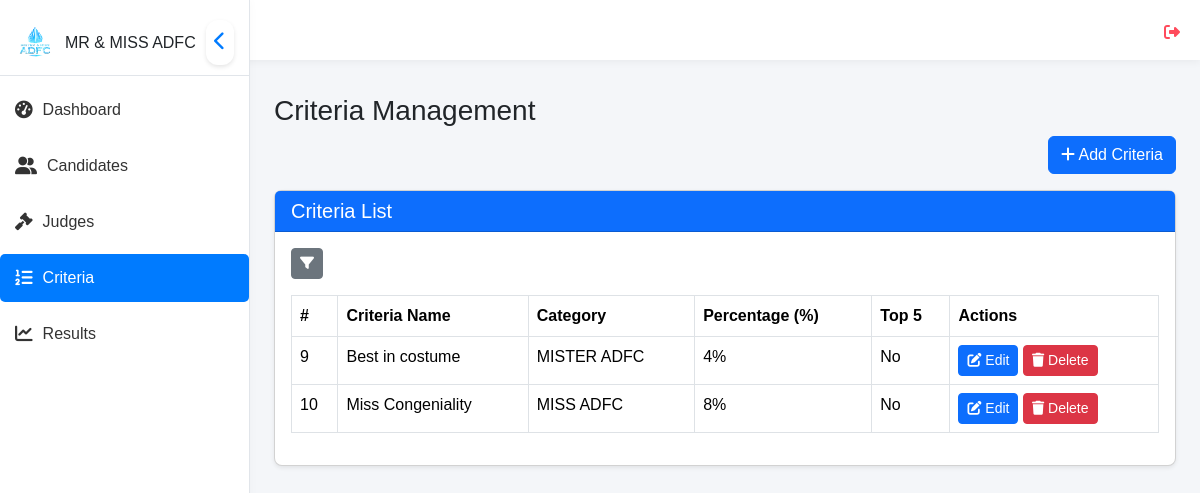
Page /views/admin/criteria.php (signed in) on the earlier database version.
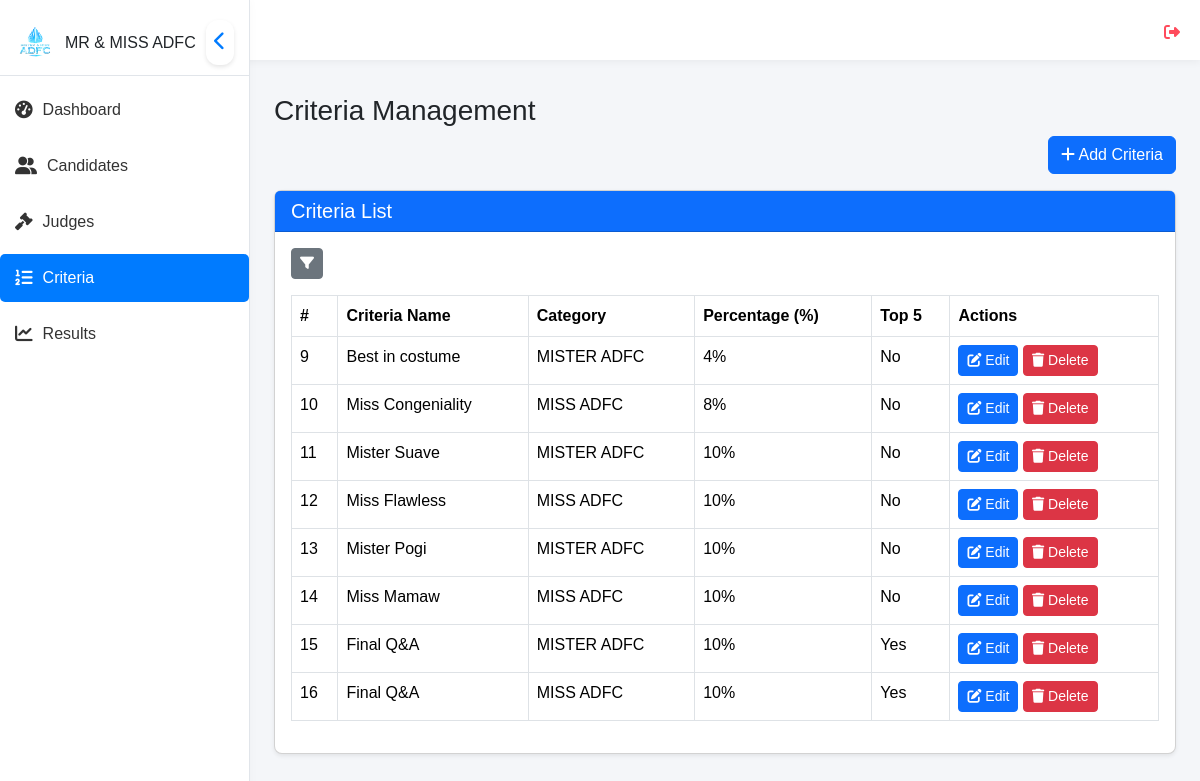
Same page on the later database version.
### tables this page shows
CREATE TABLE `criteria` (
  `id` int(11) NOT NULL,
  `name` varchar(255) NOT NULL,
  `percentage` int(11) NOT NULL,
  `category` varchar(255) NOT NULL,
  `top5` tinyint(1) DEFAULT 0
);

### views/admin/criteria.php (the view, shortened to what this page needs)
<?php
require '../../database/connection.php';
$query = "SELECT * FROM criteria";
$result = $conn->query($query);
?>
<!DOCTYPE html>
<html lang="en">
<head>
    <link rel="stylesheet" href="../../assets/css/bootstrap.min.css">
    <link rel="stylesheet" href="../../assets/css/all.min.css">
    <link rel="stylesheet" href="../../assets/css/style.css">
    <link rel="stylesheet" href="../../assets/css/sweetalert2.min.css">
    <link href="../../assets/css/datatables.min.css" rel="stylesheet">
</head>
<body>
<?php include '../components/sidebar.php'; ?>
<?php include '../components/topbar.php'; ?>
<div class="content p-4" id="content">
<h3>Criteria Management</h3>
<div class="d-flex justify-content-end">
    <button class="btn btn-primary mb-3" data-bs-toggle="modal" data-bs-target="#addCriteriaModal">
        <i class="fas fa-plus"></i> Add Criteria
    </button>
</div>
<div class="card shadow-sm rounded-3">
    <div class="card-header bg-primary text-white">
        <h5 class="mb-0">Criteria List</h5>
    </div>
    <div class="card-body">
        <div class="table-responsive">
        <div class="mb-3">
        <div class="position-relative d-inline-block">
    <button id="filterBtn" class="btn btn-secondary btn-sm">
        <i class="fas fa-filter"></i>
    </button>
</div>
    </div>
             <table id="criteriaTable" class="table table-bordered table-hover">
                <thead>
                    <tr>
                        <th>#</th>
                        <th>Criteria Name</th>
                        <th>Category</th>
                        <th>Percentage (%)</th>
                        <th>Top 5</th>
                        <th>Actions</th>
                    </tr>
                </thead>
                <tbody id="criteriaTable">
                    <?php while ($row = $result->fetch_assoc()): ?>
                        <tr id="row-<?= $row['id'] ?>">
                            <td><?= $row['id'] ?></td>
                            <td><?= $row['name'] ?></td>
                            <td><?= $row['category'] ?></td>
                            <td><?= $row['percentage'] ?>%</td>
                            <td><?= $row['top5'] ? 'Yes' : 'No' ?></td> <td>
                                <button class="btn btn-primary btn-sm edit-btn"
                                        data-id="<?= $row['id'] ?>"
                                        data-name="<?= $row['name'] ?>"
                                        data-category="<?= $row['category'] ?>"
                                        data-percentage="<?= $row['percentage'] ?>"
                                        data-top5="<?= $row['top5'] ?>" data-bs-toggle="modal"
                                        data-bs-target="#editCriteriaModal">
                                    <i class="fas fa-edit"></i> Edit
                                </button>
                                <button class="btn btn-danger btn-sm delete-btn" data-id="<?= $row['id'] ?>">
                                    <i class="fas fa-trash"></i> Delete
                                </button>
                            </td>
                        </tr>
                    <?php endwhile; ?>
                </tbody>
            </table>
        </div>
    </div>
</div>
</div>
</body>
</html>

Differences in the rows shown:
added criteria: id "11", name "Mister Suave", category "MISTER ADFC", percentage "10", top5 "No"
added criteria: id "12", name "Miss Flawless", category "MISS ADFC", percentage "10", top5 "No"
added criteria: id "13", name "Mister Pogi", category "MISTER ADFC", percentage "10", top5 "No"
added criteria: id "14", name "Miss Mamaw", category "MISS ADFC", percentage "10", top5 "No"
added criteria: id "15", name "Final Q&A", category "MISTER ADFC", percentage "10", top5 "Yes"
added criteria: id "16", name "Final Q&A", category "MISS ADFC", percentage "10", top5 "Yes"
